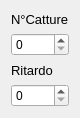
     <widget class="QWidget" name="layoutWidget">
      <property name="geometry">
       <rect>
        <x>482</x>
        <y>272</y>
        <width>80</width>
        <height>118</height>
       </rect>
      </property>
      <layout class="QGridLayout" name="gridLayout_10">
       <item row="0" column="0">
        <widget class="QLabel" name="label_36">
         <property name="font">
          <font>
           <pointsize>10</pointsize>
          </font>
         </property>
         <property name="text">
          <string>N°Catture</string>
         </property>
        </widget>
       </item>
       <item row="1" column="0">
        <widget class="QSpinBox" name="catture">
         <property name="minimum">
          <number>0</number>
         </property>
         <property name="maximum">
          <number>20</number>
         </property>
         <property name="value">
          <number>0</number>
         </property>
        </widget>
       </item>
       <item row="2" column="0">
        <widget class="QLabel" name="label_37">
         <property name="font">
          <font>
           <pointsize>10</pointsize>
          </font>
         </property>
         <property name="text">
          <string>Ritardo</string>
         </property>
        </widget>
       </item>
       <item row="3" column="0">
        <widget class="QSpinBox" name="riardo">
         <property name="maximum">
          <number>100</number>
         </property>
        </widget>
       </item>
      </layout>
     </widget>
